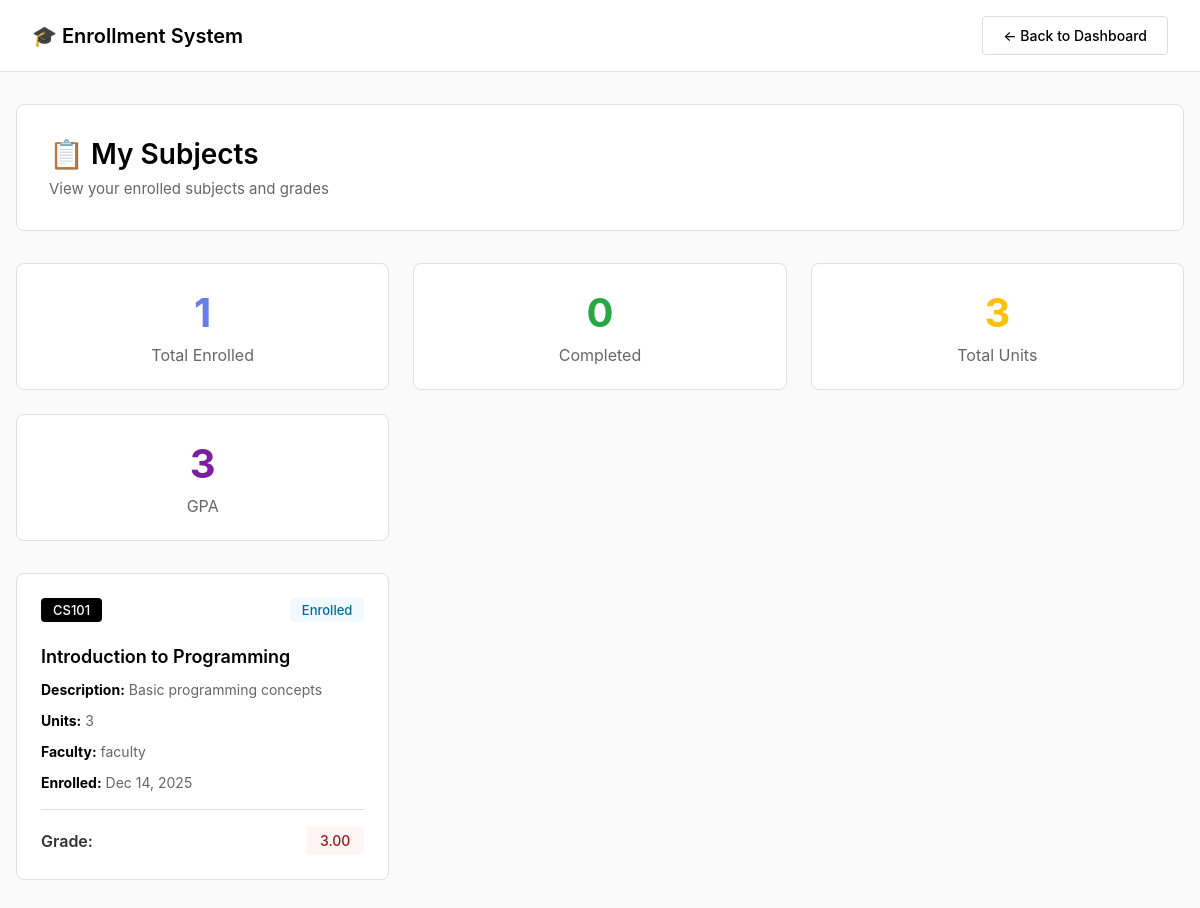
/student/enrolledSubjects.php (signed in), run on the app's committed database.
### tables this page shows
CREATE TABLE `enrollments` (
  `id` int(11) NOT NULL,
  `student_id` int(11) NOT NULL,
  `subject_id` int(11) NOT NULL,
  `enrollment_date` timestamp NOT NULL DEFAULT current_timestamp(),
  `status` enum('Enrolled','Completed','Dropped','Failed') DEFAULT 'Enrolled',
  `grade` decimal(5,2) DEFAULT NULL,
  `remarks` text DEFAULT NULL
);

CREATE TABLE `subjects` (
  `id` int(11) NOT NULL,
  `subject_code` varchar(20) NOT NULL,
  `subject_name` varchar(100) NOT NULL,
  `description` text DEFAULT NULL,
  `units` int(11) NOT NULL DEFAULT 3,
  `faculty_id` int(11) DEFAULT NULL,
  `created_at` timestamp NOT NULL DEFAULT current_timestamp()
);

CREATE TABLE `users` (
  `id` int(11) NOT NULL,
  `username` varchar(50) NOT NULL,
  `password` varchar(255) NOT NULL,
  `full_name` varchar(100) NOT NULL,
  `email` varchar(100) NOT NULL,
  `user_type` enum('Student','Faculty','Administrator') NOT NULL,
  `profile_picture` varchar(255) DEFAULT NULL,
  `signature` varchar(255) DEFAULT NULL,
  `created_at` timestamp NOT NULL DEFAULT current_timestamp()
);

### student/enrolledSubjects.php (the view, shortened to what this page needs)
<?php
require_once '../config.php';
$student_id = $_SESSION['user_id'];
$query = $db->prepare("
    SELECT
        s.id,
        s.subject_code,
        s.subject_name,
        s.description,
        s.units,
        u.full_name as faculty_name,
        e.enrollment_date,
        e.grade,
        e.status,
        e.remarks
    FROM enrollments e
    JOIN subjects s ON e.subject_id = s.id
    LEFT JOIN users u ON s.faculty_id = u.id
    WHERE e.student_id = ?
    ORDER BY e.enrollment_date DESC
");
$query->execute([$student_id]);
$enrollments = $query->fetchAll();
$total_enrolled = count($enrollments);
$total_completed = 0;
$total_units = 0;
$total_grade_sum = 0;
$graded_count = 0;
foreach ($enrollments as $enrollment) {
    if ($enrollment['grade']) {
        $total_grade_sum += $enrollment['grade'];
        $graded_count++;
    }
    $total_units += $enrollment['units'];
}
$gpa = $graded_count > 0 ? round($total_grade_sum / $graded_count, 2) : 0;
?>
<!DOCTYPE html>
<html lang="en">
<head>
    <link rel="stylesheet" href="../css/main.css">
    <link rel="stylesheet" href="../css/student.css">
</head>
<body>
    <nav class="navbar">
        <a href="../index.php" class="navbar-brand">🎓 Enrollment System</a>
        <a href="../index.php" class="btn btn-secondary">← Back to Dashboard</a>
    </nav>
    <div class="container">
        <div class="page-header">
            <h1>📋 My Subjects</h1>
            <p>View your enrolled subjects and grades</p>
        </div>
        <div class="subjects-grid" style="margin-bottom: 2rem;">
            <div class="subject-card" style="text-align: center;">
                <div style="font-size: 2.5rem; color: #667eea; font-weight: bold;"><?php echo $total_enrolled; ?></div>
                <div style="color: #666; margin-top: 0.5rem;">Total Enrolled</div>
            </div>
            <div class="subject-card" style="text-align: center;">
                <div style="font-size: 2.5rem; color: #28a745; font-weight: bold;"><?php echo $total_completed; ?></div>
                <div style="color: #666; margin-top: 0.5rem;">Completed</div>
            </div>
            <div class="subject-card" style="text-align: center;">
                <div style="font-size: 2.5rem; color: #ffc107; font-weight: bold;"><?php echo $total_units; ?></div>
                <div style="color: #666; margin-top: 0.5rem;">Total Units</div>
            </div>
            <div class="subject-card" style="text-align: center;">
                <div style="font-size: 2.5rem; color: #7b1fa2; font-weight: bold;"><?php echo $gpa; ?></div>
                <div style="color: #666; margin-top: 0.5rem;">GPA</div>
            </div>
        </div>
        <?php if (empty($enrollments)): ?>
            <div class="no-data">
                <div style="font-size: 3rem; margin-bottom: 1rem;">📚</div>
                <h3>No Enrolled Subjects Yet</h3>
                <p>Start by enrolling in available subjects</p>
                <a href="enroll.php" class="btn btn-primary" style="margin-top: 1rem;">Browse Subjects</a>
            </div>
        <?php else: ?>
            <div class="subjects-grid">
                <?php foreach ($enrollments as $enrollment): ?>
                    <div class="subject-card">
                        <div style="display: flex; justify-content: space-between; align-items: start; margin-bottom: 0.75rem;">
                            <div class="subject-code"><?php echo htmlspecialchars($enrollment['subject_code']); ?></div>
                            <span class="status-badge status-<?php echo strtolower($enrollment['status']); ?>">
                                <?php echo htmlspecialchars($enrollment['status']); ?>
                            </span>
                        </div>
                        <h3><?php echo htmlspecialchars($enrollment['subject_name']); ?></h3>
                        <p class="subject-info">
                            <strong>Description:</strong> <?php echo htmlspecialchars($enrollment['description']); ?>
                        </p>
                        <p class="subject-info">
                            <strong>Units:</strong> <?php echo $enrollment['units']; ?>
                        </p>
                        <p class="subject-info">
                            <strong>Faculty:</strong> <?php echo htmlspecialchars($enrollment['faculty_name'] ?? 'TBA'); ?>
                        </p>
                        <p class="subject-info">
                            <strong>Enrolled:</strong> <?php echo date('M d, Y', strtotime($enrollment['enrollment_date'])); ?>
                        </p>
                        <div style="margin-top: 1rem; padding-top: 1rem; border-top: 1px solid #e0e0e0;">
                            <?php if ($enrollment['grade']): ?>
                                <div style="display: flex; justify-content: space-between; align-items: center;">
                                    <span style="font-weight: 600; color: #333;">Grade:</span>
                                    <span class="grade-badge <?php echo ($enrollment['grade'] >= 75) ? 'passed' : 'failed'; ?>">
                                        <?php echo $enrollment['grade']; ?>
                                    </span>
                                </div>
                            <?php else: ?>
                                <span class="grade-badge pending">⏳ Awaiting Grade</span>
                            <?php endif; ?>
                        </div>
                    </div>
                <?php endforeach; ?>
            </div>
        <?php endif; ?>
    </div>
</body>
</html>

### css/main.css (style rules this page uses)
* { margin: 0; padding: 0; box-sizing: border-box; }
body { font-family: -apple-system, BlinkMacSystemFont, 'Segoe UI', sans-serif; background: #fafafa; min-height: 100vh; color: #000; }
.navbar { background: white; padding: 1rem 2rem; border-bottom: 1px solid #e0e0e0; display: flex; justify-content: space-between; align-items: center; }
.navbar-brand { font-size: 1.25rem; font-weight: 600; color: #000; text-decoration: none; }
.container { max-width: 1200px; margin: 0 auto; padding: 2rem 1rem; }
.btn { display: inline-block; padding: 0.625rem 1.25rem; background: #000; color: white; text-decoration: none; border-radius: 4px; border: none; cursor: pointer; font-size: 0.875rem; transition: opacity 0.2s; font-weight: 500; }
.btn-secondary { background: white; color: #000; border: 1px solid #ddd; }
.page-header { background: white; border: 1px solid #e0e0e0; border-radius: 8px; padding: 2rem; margin-bottom: 2rem; }
.page-header h1 { color: #000; margin-bottom: 0.5rem; font-size: 1.75rem; font-weight: 600; }
.page-header p { color: #666; font-size: 0.938rem; }

### css/student.css (style rules this page uses)
body { font-family: -apple-system, BlinkMacSystemFont, 'Segoe UI', sans-serif; background: #fafafa; min-height: 100vh; }
.subjects-grid { display: grid; grid-template-columns: repeat(auto-fill, minmax(350px, 1fr)); gap: 1.5rem; }
.subject-card { background: white; border: 1px solid #e0e0e0; border-radius: 8px; padding: 1.5rem; transition: border-color 0.2s; }
.subject-code { display: inline-block; background: #000; color: white; padding: 0.25rem 0.75rem; border-radius: 4px; font-size: 0.813rem; font-weight: 500; margin-bottom: 0.75rem; }
.subject-card h3 { color: #000; margin-bottom: 0.75rem; font-size: 1.125rem; font-weight: 600; }
.subject-info { font-size: 0.875rem; color: #666; margin-bottom: 0.625rem; line-height: 1.5; }
.subject-info strong { color: #000; }
.grade-badge { display: inline-block; padding: 0.375rem 0.875rem; border-radius: 4px; font-weight: 500; font-size: 0.875rem; }
.grade-badge.failed { background: #fff5f5; color: #991b1b; }
.status-badge { display: inline-block; padding: 0.25rem 0.75rem; border-radius: 4px; font-size: 0.813rem; font-weight: 500; }
.status-enrolled { background: #f0f9ff; color: #0369a1; }

### data on the page
enrollments: subject.subject_code "CS101", status "Enrolled", subject.subject_name "Introduction to Programming", subject.description "Basic programming concepts", subject.units "3", users.full_name "faculty", enrollment_date "Dec 14, 2025", grade "3.00"

### other printed values
$total_enrolled "1"
$total_completed "0"
$total_units "3"
$gpa "3"
